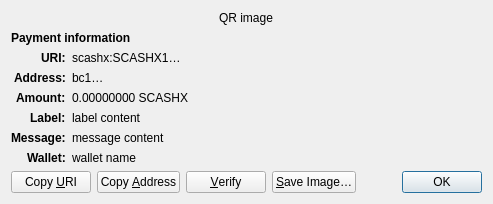
<?xml version="1.0" encoding="UTF-8"?>
<ui version="4.0">
 <class>ReceiveRequestDialog</class>
 <widget class="QDialog" name="ReceiveRequestDialog">
  <property name="geometry">
   <rect>
    <x>0</x>
    <y>0</y>
    <width>413</width>
    <height>229</height>
   </rect>
  </property>
  <property name="windowTitle">
   <string>Request payment to …</string>
  </property>
  <layout class="QGridLayout" name="gridLayout" columnstretch="0,1">
   <property name="sizeConstraint">
    <enum>QLayout::SetFixedSize</enum>
   </property>
   <item row="0" column="0" colspan="2" alignment="Qt::AlignHCenter">
    <widget class="QRImageWidget" name="qr_code">
     <property name="text">
      <string notr="true">QR image</string>
     </property>
     <property name="textInteractionFlags">
      <set>Qt::NoTextInteraction</set>
     </property>
    </widget>
   </item>
   <item row="1" column="0" colspan="2">
    <widget class="QLabel" name="payment_header">
     <property name="font">
      <font>
       <weight>75</weight>
       <bold>true</bold>
      </font>
     </property>
     <property name="text">
      <string>Payment information</string>
     </property>
     <property name="textInteractionFlags">
      <set>Qt::NoTextInteraction</set>
     </property>
    </widget>
   </item>
   <item row="2" column="0" alignment="Qt::AlignRight|Qt::AlignTop">
    <widget class="QLabel" name="uri_tag">
     <property name="font">
      <font>
       <weight>75</weight>
       <bold>true</bold>
      </font>
     </property>
     <property name="text">
      <string notr="true">URI:</string>
     </property>
     <property name="textFormat">
      <enum>Qt::PlainText</enum>
     </property>
     <property name="textInteractionFlags">
      <set>Qt::NoTextInteraction</set>
     </property>
    </widget>
   </item>
   <item row="2" column="1" alignment="Qt::AlignTop">
    <widget class="QLabel" name="uri_content">
     <property name="text">
      <string notr="true">scashx:SCASHX1…</string>
     </property>
     <property name="textFormat">
      <enum>Qt::RichText</enum>
     </property>
     <property name="wordWrap">
      <bool>true</bool>
     </property>
     <property name="textInteractionFlags">
      <set>Qt::TextSelectableByMouse</set>
     </property>
    </widget>
   </item>
   <item row="3" column="0" alignment="Qt::AlignRight|Qt::AlignTop">
    <widget class="QLabel" name="address_tag">
     <property name="font">
      <font>
       <weight>75</weight>
       <bold>true</bold>
      </font>
     </property>
     <property name="text">
      <string>Address:</string>
     </property>
     <property name="textInteractionFlags">
      <set>Qt::NoTextInteraction</set>
     </property>
    </widget>
   </item>
   <item row="3" column="1" alignment="Qt::AlignTop">
    <widget class="QLabel" name="address_content">
     <property name="text">
      <string notr="true">bc1…</string>
     </property>
     <property name="textFormat">
      <enum>Qt::PlainText</enum>
     </property>
     <property name="textInteractionFlags">
      <set>Qt::TextSelectableByMouse</set>
     </property>
    </widget>
   </item>
   <item row="4" column="0" alignment="Qt::AlignRight|Qt::AlignTop">
    <widget class="QLabel" name="amount_tag">
     <property name="font">
      <font>
       <weight>75</weight>
       <bold>true</bold>
      </font>
     </property>
     <property name="text">
      <string>Amount:</string>
     </property>
     <property name="textInteractionFlags">
      <set>Qt::NoTextInteraction</set>
     </property>
    </widget>
   </item>
   <item row="4" column="1" alignment="Qt::AlignTop">
    <widget class="QLabel" name="amount_content">
     <property name="text">
      <string notr="true">0.00000000 SCASHX</string>
     </property>
     <property name="textFormat">
      <enum>Qt::PlainText</enum>
     </property>
     <property name="textInteractionFlags">
      <set>Qt::TextSelectableByMouse</set>
     </property>
    </widget>
   </item>
   <item row="5" column="0" alignment="Qt::AlignRight|Qt::AlignTop">
    <widget class="QLabel" name="label_tag">
     <property name="font">
      <font>
       <weight>75</weight>
       <bold>true</bold>
      </font>
     </property>
     <property name="text">
      <string>Label:</string>
     </property>
     <property name="textInteractionFlags">
      <set>Qt::NoTextInteraction</set>
     </property>
    </widget>
   </item>
   <item row="5" column="1" alignment="Qt::AlignTop">
    <widget class="QLabel" name="label_content">
     <property name="text">
      <string notr="true">label content</string>
     </property>
     <property name="textFormat">
      <enum>Qt::PlainText</enum>
     </property>
     <property name="wordWrap">
      <bool>true</bool>
     </property>
     <property name="textInteractionFlags">
      <set>Qt::TextSelectableByMouse</set>
     </property>
    </widget>
   </item>
   <item row="6" column="0" alignment="Qt::AlignRight|Qt::AlignTop">
    <widget class="QLabel" name="message_tag">
     <property name="font">
      <font>
       <weight>75</weight>
       <bold>true</bold>
      </font>
     </property>
     <property name="text">
      <string>Message:</string>
     </property>
     <property name="textInteractionFlags">
      <set>Qt::NoTextInteraction</set>
     </property>
    </widget>
   </item>
   <item row="6" column="1" alignment="Qt::AlignTop">
    <widget class="QLabel" name="message_content">
     <property name="text">
      <string notr="true">message content</string>
     </property>
     <property name="textFormat">
      <enum>Qt::PlainText</enum>
     </property>
     <property name="wordWrap">
      <bool>true</bool>
     </property>
     <property name="textInteractionFlags">
      <set>Qt::TextSelectableByMouse</set>
     </property>
    </widget>
   </item>
   <item row="7" column="0" alignment="Qt::AlignRight|Qt::AlignTop">
    <widget class="QLabel" name="wallet_tag">
     <property name="font">
      <font>
       <weight>75</weight>
       <bold>true</bold>
      </font>
     </property>
     <property name="text">
      <string>Wallet:</string>
     </property>
     <property name="textInteractionFlags">
      <set>Qt::NoTextInteraction</set>
     </property>
    </widget>
   </item>
   <item row="7" column="1" alignment="Qt::AlignTop">
    <widget class="QLabel" name="wallet_content">
     <property name="text">
      <string notr="true">wallet name</string>
     </property>
     <property name="textFormat">
      <enum>Qt::PlainText</enum>
     </property>
     <property name="wordWrap">
      <bool>true</bool>
     </property>
     <property name="textInteractionFlags">
      <set>Qt::TextSelectableByMouse</set>
     </property>
    </widget>
   </item>
   <item row="8" column="0" colspan="2">
    <layout class="QHBoxLayout" name="horizontalLayout">
     <item>
      <widget class="QPushButton" name="btnCopyURI">
       <property name="text">
        <string>Copy &amp;URI</string>
       </property>
       <property name="autoDefault">
        <bool>false</bool>
       </property>
      </widget>
     </item>
     <item>
      <widget class="QPushButton" name="btnCopyAddress">
       <property name="text">
        <string>Copy &amp;Address</string>
       </property>
       <property name="autoDefault">
        <bool>false</bool>
       </property>
      </widget>
     </item>
     <item>
      <widget class="QPushButton" name="btnVerify">
       <property name="text">
        <string>&amp;Verify</string>
       </property>
       <property name="toolTip">
        <string>Verify this address on e.g. a hardware wallet screen</string>
       </property>
       <property name="autoDefault">
        <bool>false</bool>
       </property>
      </widget>
     </item>
     <item>
      <widget class="QPushButton" name="btnSaveAs">
       <property name="text">
        <string>&amp;Save Image…</string>
       </property>
       <property name="autoDefault">
        <bool>false</bool>
       </property>
      </widget>
     </item>
     <item>
      <spacer name="horizontalSpacer_2">
       <property name="orientation">
        <enum>Qt::Horizontal</enum>
       </property>
       <property name="sizeHint" stdset="0">
        <size>
         <width>40</width>
         <height>20</height>
        </size>
       </property>
      </spacer>
     </item>
     <item>
      <widget class="QDialogButtonBox" name="buttonBox">
       <property name="focusPolicy">
        <enum>Qt::StrongFocus</enum>
       </property>
       <property name="standardButtons">
        <set>QDialogButtonBox::Ok</set>
       </property>
      </widget>
     </item>
    </layout>
   </item>
  </layout>
 </widget>
 <customwidgets>
  <customwidget>
   <class>QRImageWidget</class>
   <extends>QLabel</extends>
   <header>qt/qrimagewidget.h</header>
  </customwidget>
 </customwidgets>
 <tabstops>
  <tabstop>buttonBox</tabstop>
  <tabstop>btnCopyURI</tabstop>
  <tabstop>btnCopyAddress</tabstop>
  <tabstop>btnSaveAs</tabstop>
 </tabstops>
 <resources/>
 <connections>
  <connection>
   <sender>buttonBox</sender>
   <signal>accepted()</signal>
   <receiver>ReceiveRequestDialog</receiver>
   <slot>accept()</slot>
   <hints>
    <hint type="sourcelabel">
     <x>135</x>
     <y>230</y>
    </hint>
    <hint type="destinationlabel">
     <x>135</x>
     <y>126</y>
    </hint>
   </hints>
  </connection>
 </connections>
</ui>
